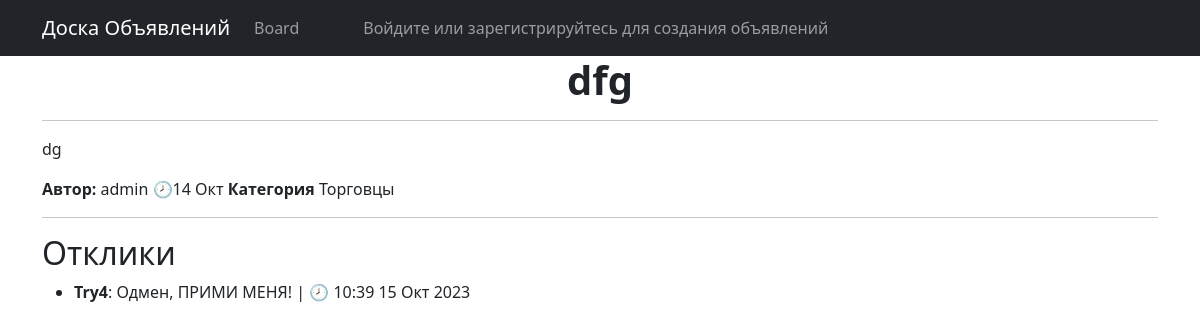
Page /board/post/9/ on the committed database.
### board/models.py (models this page shows, shortened)
class Post(models.Model):
    author = models.ForeignKey(Author, on_delete=models.CASCADE)
    post_datetime = models.DateTimeField(auto_now_add=True)
    post_title = models.CharField(max_length=200)
    post_body = RichTextUploadingField(config_name='default', external_plugin_resources=[(
        'youtube',
        '/static/var/ckeditor/ckeditor/plugins/youtube/',
        'plugin.js',
    )],
                                       )
    category = models.ForeignKey(Category, on_delete=models.CASCADE, related_name='posts')
    slug = models.SlugField(default='', blank=True)
    comments = models.ManyToManyField(User, through='Comment', related_name='comments')

class Author(models.Model):
    user = models.OneToOneField(User, on_delete=models.CASCADE)

class Category(models.Model):
    TANK = 'TANK'
    HEALER = 'HEAL'
    DAMAGE_DEALER = 'DDDD'
    TRADER = 'TRDE'
    GUILD_MASTER = 'GMGM'
    QUESTER = 'QUST'
    BLACKSMITH = 'BLCK'
    TAYLOR = 'TLOR'
    POTIONMAKER = 'POTM'
    WIZARD = 'WIZZ'
    CATEGORY_CHOICES = [
        (TANK, 'Танки'),
        (HEALER, 'Хилы'),
        (DAMAGE_DEALER, 'ДД'),
        (TRADER, 'Торговцы'),
        (GUILD_MASTER, 'Гилдмастеры'),
        (QUESTER, 'Квестгиверы'),
        (BLACKSMITH, 'Кузнецы'),
        (TAYLOR, 'Кожевники'),
        (POTIONMAKER, 'Зельевары'),
        (WIZARD, 'Мастера заклинаний'),
    ]
    name = models.CharField(max_length=4, choices=CATEGORY_CHOICES, unique=True)

class Comment(models.Model):
    text = models.TextField()
    datetime = models.DateTimeField(auto_now_add=True)
    post = models.ForeignKey(Post, on_delete=models.CASCADE)
    user = models.ForeignKey(User, on_delete=models.CASCADE)
    accepted = models.BooleanField(default=False)

### board/views.py (the view)
# urls.py: path('board/post/<int:pk>/', PostDetail.as_view(), name='post'),
class PostDetail(DetailView):
    model = Post
    template_name = 'post.html'
    context_object_name = 'post'

### templates/post.html (shortened to what this page needs)
{% extends 'flatpages/default.html' %}
{% block content %}
    <h1 style="text-align: center;"><p><strong>{{ post.post_title }}</strong></p></h1>
    <hr />
   <p>  {{ post.post_body | safe }}</p>
       <strong>Автор: </strong>{{ post.author.user }}
               <strong>🕗</strong>{{ post.post_datetime|date:'d M' }}
            <strong>Категория</strong>
    {{post.category.get_name_display}}
       <hr />
<h2>Отклики</h2>
<ul>
  {% for comment in post.comment_set.all %}
    <li><strong>{{ comment.user }}</strong>: {{ comment.text }} | 🕗{{ comment.datetime|date:' H:i d M Y' }}</li>
  {% empty %}
    <li>Никто не откликнулся...</li>
  {% endfor %}
</ul>
{% endblock content %}

### rows in the picture
Post: post_title "dfg", post_body "dg", author.user "admin", post_datetime "14 Окт", category.name "Торговцы"
Comment: user "Try4", text "Одмен, ПРИМИ МЕНЯ!", datetime "10:39 15 Окт 2023"
